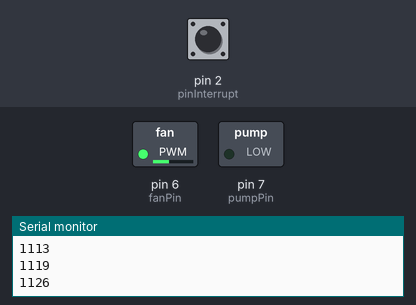
A sketch run on a simulated Arduino Uno, built with avr-gcc and run on an emulated ATmega328P. Parts: switched loads named in the sketch (green lamp = pin HIGH), the last lines printed to the serial monitor. The inputs (shaded band) are chosen by the test bench; at power-on: pin 2 (pinInterrupt) HIGH. The audio player accepts every command and is not drawn.

Above: at 1.2 s.
1.3 s: pin 2 (pinInterrupt) pulled LOW for 0.15 s
At 1.8 s:
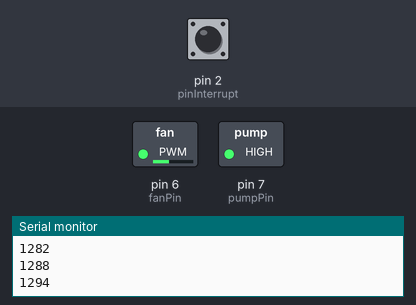
Timing chart, 0 to 5.8 s (numbered marks = the images above; inputs shaded):
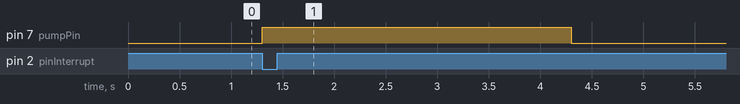

The sketch:

main.ino
```cpp
#include <SoftwareSerial.h>
#include <DFPlayer_Mini_Mp3.h>

unsigned long previous=0;
unsigned long period=30*1000;

int pinInterrupt = 2;
int fanPin = 6; //pvm
int pumpPin = 7;

boolean drink=false;

void (*zero)(void)=0;

void setup()
 {
    pinMode(pinInterrupt,INPUT);
    pinMode(fanPin, OUTPUT);
    pinMode(pumpPin, OUTPUT);

    mp3_set_serial (Serial); //set Serial for DFPlayer-mini mp3 module
    mp3_set_volume (35);  //音量

   // attachInterrupt( digitalPinToInterrupt(pinInterrupt), onChange, CHANGE);
    Serial.begin(9600);
}

void loop() //30min的行为
{

   if ( digitalRead(pinInterrupt) == 0 ){
       digitalWrite(pumpPin,HIGH);
       delay(3*1000); //浇水的时间
       digitalWrite(pumpPin,LOW);
       delay(5*1000);
       zero();
    }

    analogWrite(fanPin,100);//风扇一直打开 确定干燥需要的风力大小

    unsigned long current = millis(); // store the current time

    Serial.println(current);

    if(current-previous>=30*60*1000)      //下一次喝水超过了30min
      {
        previous=current;
        mp3_play (5);
      }

}
```

Measured:
- after the input at 1.3 s, pin 7 (pumpPin): LOW → HIGH at once, → LOW 3.0 s later
